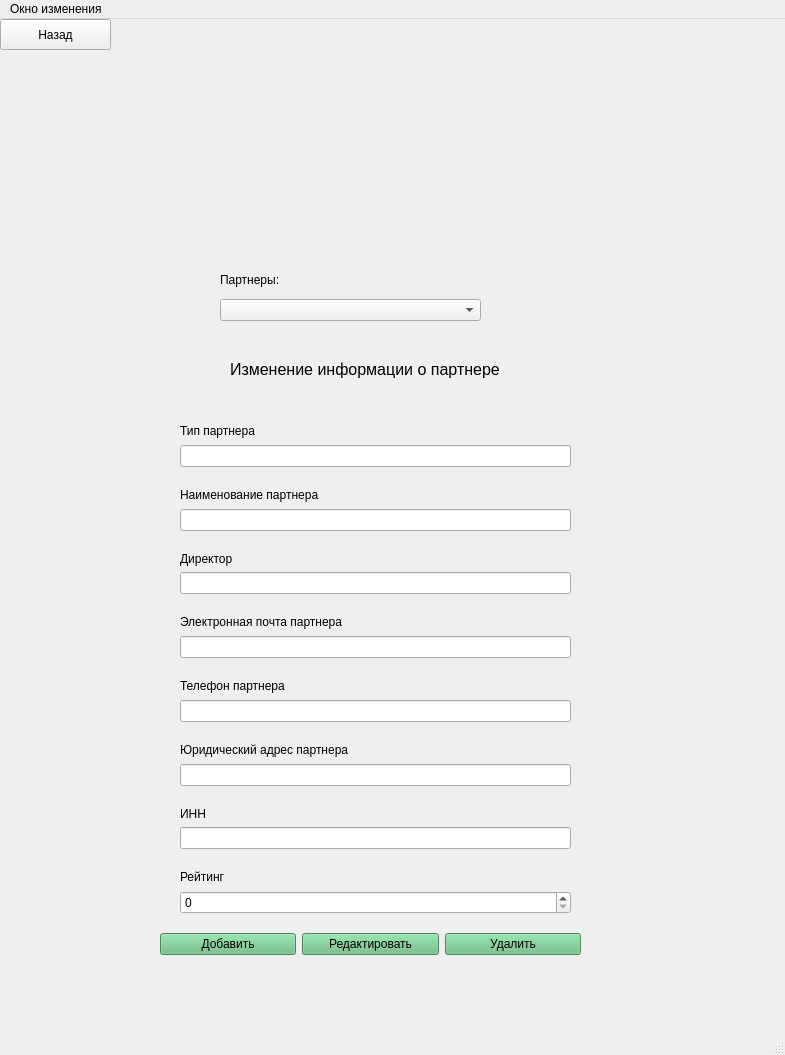
<?xml version="1.0" encoding="UTF-8"?>
<ui version="4.0">
 <class>MainWindow</class>
 <widget class="QMainWindow" name="MainWindow">
  <property name="geometry">
   <rect>
    <x>0</x>
    <y>0</y>
    <width>785</width>
    <height>1055</height>
   </rect>
  </property>
  <property name="windowTitle">
   <string>MainWindow</string>
  </property>
  <widget class="QWidget" name="centralwidget">
   <widget class="QWidget" name="verticalLayoutWidget">
    <property name="geometry">
     <rect>
      <x>180</x>
      <y>390</y>
      <width>391</width>
      <height>505</height>
     </rect>
    </property>
    <property name="font">
     <font>
      <family>Segoe UI</family>
     </font>
    </property>
    <layout class="QVBoxLayout" name="verticalLayout">
     <item>
      <widget class="QLabel" name="label_2">
       <property name="font">
        <font>
         <family>Segoe UI</family>
        </font>
       </property>
       <property name="text">
        <string>
Тип партнера</string>
       </property>
      </widget>
     </item>
     <item>
      <widget class="QLineEdit" name="lineEdit">
       <property name="font">
        <font>
         <family>Segoe UI</family>
        </font>
       </property>
       <property name="styleSheet">
        <string notr="true"/>
       </property>
      </widget>
     </item>
     <item>
      <widget class="QLabel" name="label_3">
       <property name="font">
        <font>
         <family>Segoe UI</family>
        </font>
       </property>
       <property name="text">
        <string>
Наименование партнера</string>
       </property>
      </widget>
     </item>
     <item>
      <widget class="QLineEdit" name="lineEdit_2">
       <property name="font">
        <font>
         <family>Segoe UI</family>
        </font>
       </property>
      </widget>
     </item>
     <item>
      <widget class="QLabel" name="label_8">
       <property name="font">
        <font>
         <family>Segoe UI</family>
        </font>
       </property>
       <property name="text">
        <string>
Директор</string>
       </property>
      </widget>
     </item>
     <item>
      <widget class="QLineEdit" name="lineEdit_3">
       <property name="font">
        <font>
         <family>Segoe UI</family>
        </font>
       </property>
      </widget>
     </item>
     <item>
      <widget class="QLabel" name="label_4">
       <property name="font">
        <font>
         <family>Segoe UI</family>
        </font>
       </property>
       <property name="text">
        <string>
Электронная почта партнера</string>
       </property>
      </widget>
     </item>
     <item>
      <widget class="QLineEdit" name="lineEdit_4">
       <property name="font">
        <font>
         <family>Segoe UI</family>
        </font>
       </property>
      </widget>
     </item>
     <item>
      <widget class="QLabel" name="label_5">
       <property name="font">
        <font>
         <family>Segoe UI</family>
        </font>
       </property>
       <property name="text">
        <string>
Телефон партнера</string>
       </property>
      </widget>
     </item>
     <item>
      <widget class="QLineEdit" name="lineEdit_5">
       <property name="font">
        <font>
         <family>Segoe UI</family>
        </font>
       </property>
      </widget>
     </item>
     <item>
      <widget class="QLabel" name="label_6">
       <property name="font">
        <font>
         <family>Segoe UI</family>
        </font>
       </property>
       <property name="text">
        <string>
Юридический адрес партнера</string>
       </property>
      </widget>
     </item>
     <item>
      <widget class="QLineEdit" name="lineEdit_6">
       <property name="font">
        <font>
         <family>Segoe UI</family>
        </font>
       </property>
      </widget>
     </item>
     <item>
      <widget class="QLabel" name="label_7">
       <property name="font">
        <font>
         <family>Segoe UI</family>
        </font>
       </property>
       <property name="text">
        <string>
ИНН</string>
       </property>
      </widget>
     </item>
     <item>
      <widget class="QLineEdit" name="lineEdit_7">
       <property name="font">
        <font>
         <family>Segoe UI</family>
        </font>
       </property>
      </widget>
     </item>
     <item>
      <widget class="QLabel" name="label_9">
       <property name="font">
        <font>
         <family>Segoe UI</family>
        </font>
       </property>
       <property name="text">
        <string>
Рейтинг</string>
       </property>
      </widget>
     </item>
     <item>
      <widget class="QSpinBox" name="spinBox">
       <property name="maximum">
        <number>10</number>
       </property>
      </widget>
     </item>
    </layout>
   </widget>
   <widget class="QWidget" name="horizontalLayoutWidget">
    <property name="geometry">
     <rect>
      <x>160</x>
      <y>900</y>
      <width>421</width>
      <height>51</height>
     </rect>
    </property>
    <property name="font">
     <font>
      <family>Segoe UI</family>
     </font>
    </property>
    <layout class="QHBoxLayout" name="horizontalLayout">
     <item>
      <widget class="QPushButton" name="pushButton">
       <property name="font">
        <font>
         <family>Segoe UI</family>
        </font>
       </property>
       <property name="styleSheet">
        <string notr="true">background-color: rgb(103, 186, 128);</string>
       </property>
       <property name="text">
        <string>Добавить</string>
       </property>
      </widget>
     </item>
     <item>
      <widget class="QPushButton" name="pushButton_2">
       <property name="font">
        <font>
         <family>Segoe UI</family>
        </font>
       </property>
       <property name="styleSheet">
        <string notr="true">background-color: rgb(103, 186, 128);</string>
       </property>
       <property name="text">
        <string>Редактировать</string>
       </property>
      </widget>
     </item>
     <item>
      <widget class="QPushButton" name="pushButton_3">
       <property name="font">
        <font>
         <family>Segoe UI</family>
        </font>
       </property>
       <property name="styleSheet">
        <string notr="true">background-color: rgb(103, 186, 128);</string>
       </property>
       <property name="text">
        <string>Удалить</string>
       </property>
      </widget>
     </item>
    </layout>
   </widget>
   <widget class="QPushButton" name="pushButton_4">
    <property name="geometry">
     <rect>
      <x>0</x>
      <y>0</y>
      <width>111</width>
      <height>31</height>
     </rect>
    </property>
    <property name="font">
     <font>
      <family>Segoe UI</family>
     </font>
    </property>
    <property name="text">
     <string>Назад</string>
    </property>
   </widget>
   <widget class="QLabel" name="label_10">
    <property name="geometry">
     <rect>
      <x>220</x>
      <y>0</y>
      <width>251</width>
      <height>241</height>
     </rect>
    </property>
    <property name="text">
     <string/>
    </property>
    <property name="pixmap">
     <pixmap>../Ресурсы/Мастер пол.ico</pixmap>
    </property>
   </widget>
   <widget class="QLabel" name="label_11">
    <property name="geometry">
     <rect>
      <x>310</x>
      <y>970</y>
      <width>121</width>
      <height>21</height>
     </rect>
    </property>
    <property name="text">
     <string/>
    </property>
   </widget>
   <widget class="QLabel" name="label_13">
    <property name="geometry">
     <rect>
      <x>230</x>
      <y>330</y>
      <width>281</width>
      <height>41</height>
     </rect>
    </property>
    <property name="font">
     <font>
      <family>Segoe UI</family>
      <pointsize>12</pointsize>
     </font>
    </property>
    <property name="text">
     <string>Изменение информации о партнере</string>
    </property>
   </widget>
   <widget class="QLabel" name="label">
    <property name="geometry">
     <rect>
      <x>220</x>
      <y>250</y>
      <width>81</width>
      <height>21</height>
     </rect>
    </property>
    <property name="font">
     <font>
      <family>Segoe UI</family>
     </font>
    </property>
    <property name="text">
     <string>Партнеры:</string>
    </property>
   </widget>
   <widget class="QComboBox" name="comboBox">
    <property name="geometry">
     <rect>
      <x>220</x>
      <y>280</y>
      <width>261</width>
      <height>22</height>
     </rect>
    </property>
    <property name="font">
     <font>
      <family>Segoe UI</family>
     </font>
    </property>
   </widget>
  </widget>
  <widget class="QMenuBar" name="menubar">
   <property name="geometry">
    <rect>
     <x>0</x>
     <y>0</y>
     <width>785</width>
     <height>21</height>
    </rect>
   </property>
   <widget class="QMenu" name="menu">
    <property name="title">
     <string>Окно изменения </string>
    </property>
   </widget>
   <addaction name="menu"/>
  </widget>
  <widget class="QStatusBar" name="statusbar"/>
 </widget>
 <resources/>
 <connections/>
</ui>
